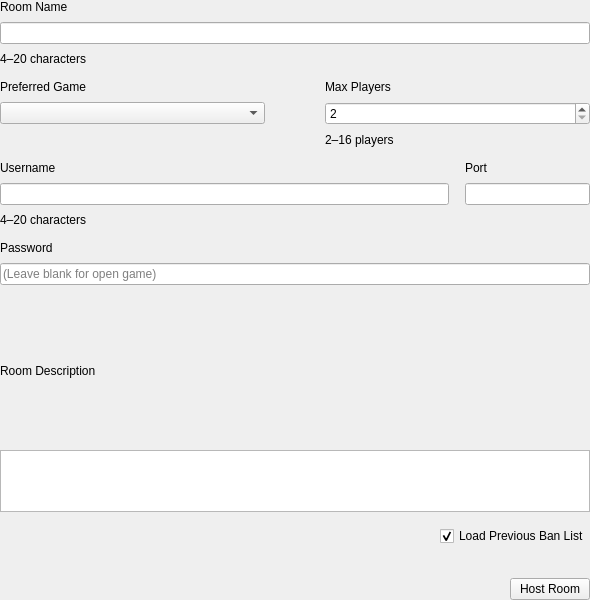
<?xml version="1.0" encoding="UTF-8"?>
<ui version="4.0">
 <class>HostRoom</class>
 <widget class="QWidget" name="HostRoom">
  <property name="geometry"><rect><x>0</x><y>0</y><width>590</width><height>600</height></rect></property>
  <property name="windowTitle"><string>Create Room</string></property>
  <layout class="QVBoxLayout" name="verticalLayout">
   <property name="spacing"><number>14</number></property>
   <property name="leftMargin"><number>0</number></property>
   <property name="topMargin"><number>0</number></property>
   <property name="rightMargin"><number>0</number></property>
   <property name="bottomMargin"><number>0</number></property>
   <item><layout class="QVBoxLayout" name="room_name_group"><property name="spacing"><number>8</number></property><item><widget class="QLabel" name="label"><property name="text"><string>Room Name</string></property></widget></item><item><widget class="QLineEdit" name="room_name"><property name="maxLength"><number>50</number></property></widget></item><item><widget class="QLabel" name="room_name_hint"><property name="text"><string>4–20 characters</string></property></widget></item></layout></item><item><layout class="QGridLayout" name="game_grid"><property name="horizontalSpacing"><number>60</number></property><property name="verticalSpacing"><number>8</number></property><property name="columnStretch"></property><item row="0" column="0"><widget class="QLabel" name="label_3"><property name="text"><string>Preferred Game</string></property></widget></item><item row="0" column="1"><widget class="QLabel" name="label_2"><property name="text"><string>Max Players</string></property></widget></item><item row="1" column="0"><widget class="QComboBox" name="game_list"></widget></item><item row="1" column="1"><widget class="QSpinBox" name="max_player"><property name="minimum"><number>2</number></property><property name="maximum"><number>16</number></property></widget></item><item row="2" column="1"><widget class="QLabel" name="max_player_hint"><property name="text"><string>2–16 players</string></property></widget></item></layout></item><item><layout class="QGridLayout" name="user_grid"><property name="horizontalSpacing"><number>16</number></property><property name="verticalSpacing"><number>8</number></property><item row="0" column="0"><widget class="QLabel" name="label_6"><property name="text"><string>Username</string></property></widget></item><item row="0" column="1"><widget class="QLabel" name="label_4"><property name="text"><string>Port</string></property></widget></item><item row="1" column="0"><widget class="QLineEdit" name="username"></widget></item><item row="1" column="1"><widget class="QLineEdit" name="port"><property name="maxLength"><number>5</number></property><property name="minimumSize"><size><width>125</width><height>0</height></size></property><property name="maximumSize"><size><width>125</width><height>16777215</height></size></property></widget></item><item row="2" column="0"><widget class="QLabel" name="username_hint"><property name="text"><string>4–20 characters</string></property></widget></item></layout></item><item><layout class="QVBoxLayout" name="password_group"><property name="spacing"><number>8</number></property><item><widget class="QLabel" name="label_5"><property name="text"><string>Password</string></property></widget></item><item><widget class="QLineEdit" name="password"><property name="echoMode"><enum>QLineEdit::PasswordEchoOnEdit</enum></property><property name="placeholderText"><string>(Leave blank for open game)</string></property></widget></item></layout></item><item><layout class="QVBoxLayout" name="description_group"><property name="spacing"><number>8</number></property><item><widget class="QLabel" name="label_7"><property name="text"><string>Room Description</string></property></widget></item><item><widget class="QTextEdit" name="room_description"><property name="maximumSize"><size><width>16777215</width><height>62</height></size></property></widget></item></layout></item><item><layout class="QHBoxLayout" name="options_row"><item><spacer name="options_spacer"><property name="orientation"><enum>Qt::Horizontal</enum></property><property name="sizeHint" stdset="0"><size><width>0</width><height>0</height></size></property></spacer></item><item><widget class="QCheckBox" name="load_ban_list"><property name="text"><string>Load Previous Ban List</string></property><property name="checked"><bool>true</bool></property></widget></item></layout></item><item><layout class="QHBoxLayout" name="action_row"><property name="leftMargin"><number>0</number></property><property name="topMargin"><number>18</number></property><property name="rightMargin"><number>0</number></property><property name="bottomMargin"><number>0</number></property><item><spacer name="action_spacer"><property name="orientation"><enum>Qt::Horizontal</enum></property><property name="sizeHint" stdset="0"><size><width>0</width><height>0</height></size></property></spacer></item><item><widget class="QPushButton" name="host"><property name="text"><string>Host Room</string></property></widget></item></layout></item>
  </layout>
 </widget>
 <resources/>
 <connections/>
</ui>
